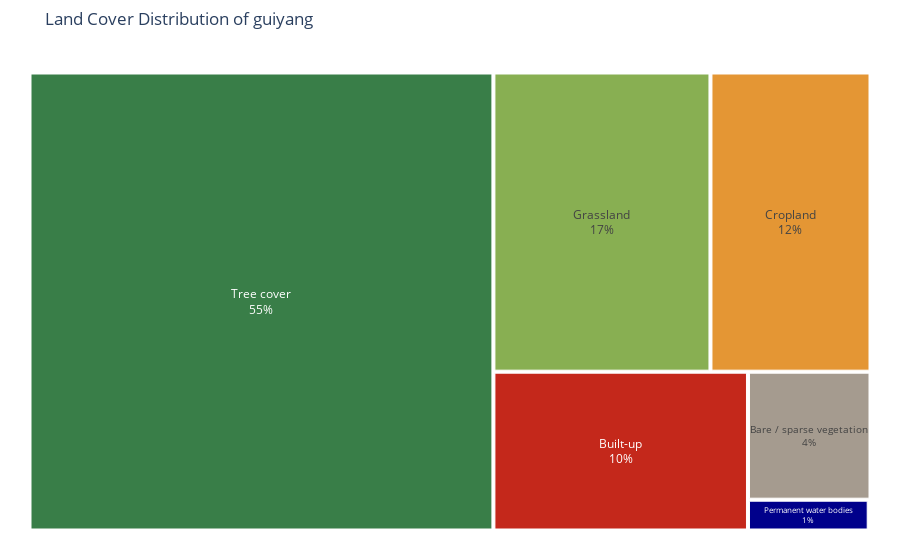

Notebook code for this chart:
### Code cell
#Landcover graph Tree
def lc_stats():
    
    with open("global_inputs.yml", 'r') as f:
        global_inputs = yaml.safe_load(f)

    city_inputs = global_inputs.get('city_inputs')

    if menu['landcover']:  
        lc_stats_file = Path(output_folder / f"{city}_lc.csv")  
        if not lc_stats_file.exists():  
            print("Land Cover stats file does not exist.")
            return  
        
        lc = pd.read_csv(lc_stats_file)

        # Skip rows with zero Pixel Count to avoid division by zero errors
        lc = lc[lc['Pixel Count'] > 0]

        # Define colors
        lc_colors = {
            "Tree cover": "#397e48",
            "Built-up": "#c4281b",
            "Grassland": "#88af52",
            "Bare / sparse vegetation": "#a59b8f",
            "Cropland": "#e49634",
            "Water bodies": "#429bdf",
            "Permanent water bodies": "#00008b",
            "Mangroves": "#90EE90",
            "Moss and lichen": "#013220",
            "Shrubland": "#dfc25a",
            "Herbaceous wetland": "#7d87c4",
            "Snow and ice": "#F5F5F5"
        }
        
        total_pixels = lc['Pixel Count'].sum()
        lc['Percentage'] = lc['Pixel Count'] / total_pixels * 100
        
        # Matplotlib Treemap
        plt.figure(figsize=(12, 8))
        squarify.plot(sizes=lc['Pixel Count'], label=lc['Land Cover Type'], 
                      color=[lc_colors[lc_type] for lc_type in lc['Land Cover Type']], 
                      alpha=0.8, pad=True)
        plt.title(f"Land Cover Distribution of {city}")
        plt.axis('off')
        plt.tight_layout()

        # Save the Matplotlib treemap
        render_path_png = os.path.join(render_folder, f"{city}_landcover_treemap.png")
        plt.savefig(render_path_png)
        plt.close()

        # Plotly Treemap
        fig = px.treemap(lc, path=['Land Cover Type'], values='Pixel Count', color='Land Cover Type', 
                         color_discrete_map=lc_colors, 
                         title=f"Land Cover Distribution of {city}")
        
        fig.update_traces(textinfo='label+percent entry', textposition='middle center')
        fig.update_layout(margin=dict(t=50, l=25, r=25, b=25))
        
        render_path_html = os.path.join(render_folder, f"{city}_landcover_treemap.html")
        fig.write_html(render_path_html, full_html=False, include_plotlyjs='cdn')
        fig.show()

        # Print the percentage of the first three highest values
        highest_values = lc.sort_values(by='Percentage', ascending=False).head(3)
        ordinal_dict = {1: "first", 2: "second", 3: "third"}
        for i, (index, row) in enumerate(highest_values.iterrows()):
            ordinal_str = ordinal_dict.get(i + 1, str(i + 1) + "th")
            print(f"The {ordinal_str} highest landcover value is {row['Land Cover Type']} with {row['Percentage']:.2f}% of the total land area")

### Figure 1 — Plotly figure (JSON) as saved in the notebook; plotly's stock layout.template omitted (floating-point values rounded to 4 significant figures)
{"data": [{"branchvalues": "total", "customdata": [["Permanent water bodies"], ["Herbaceous wetland"], ["Grassland"], ["Cropland"], ["Tree cover"], ["Shrubland"], ["Built-up"], ["Bare / sparse vegetation"]], "domain": {"x": [0, 1], "y": [0, 1]}, "hovertemplate": "labels=%{label}<br>Pixel Count=%{value}<br>parent=%{parent}<br>id=%{id}<br>Land Cover Type=%{customdata[0]}<extra></extra>", "ids": ["Permanent water bodies", "Herbaceous wetland", "Grassland", "Cropland", "Tree cover", "Shrubland", "Built-up", "Bare / sparse vegetation"], "labels": ["Permanent water bodies", "Herbaceous wetland", "Grassland", "Cropland", "Tree cover", "Shrubland", "Built-up", "Bare / sparse vegetation"], "marker": {"colors": ["#00008b", "#7d87c4", "#88af52", "#e49634", "#397e48", "#dfc25a", "#c4281b", "#a59b8f"]}, "name": "", "parents": ["", "", "", "", "", "", "", ""], "textinfo": "label+percent entry", "textposition": "middle center", "type": "treemap", "values": [274400.0, 1, 4792000.0, 3533000.0, 15680000.0, 4081.0, 2983000.0, 1157000.0]}], "layout": {"legend": {"tracegroupgap": 0}, "margin": {"b": 25, "l": 25, "r": 25, "t": 50}, "title": {"text": "Land Cover Distribution of guiyang"}}}
